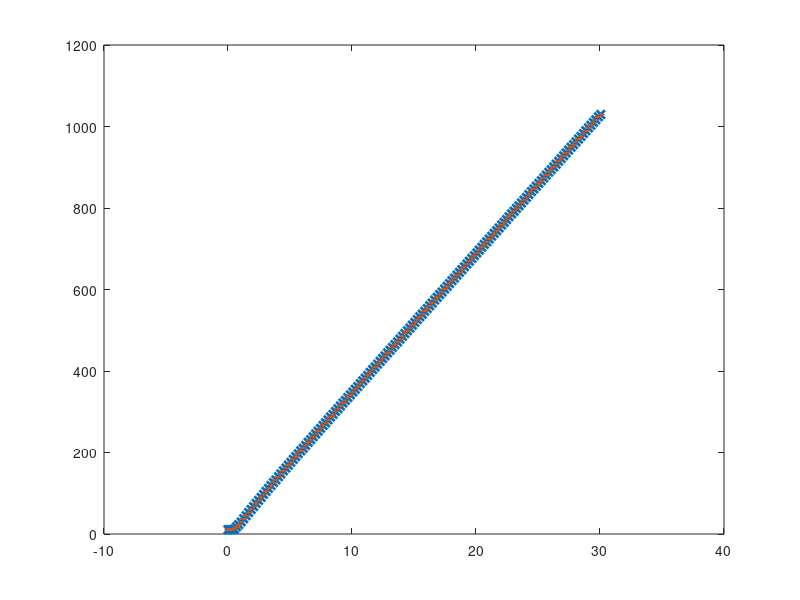

Reproduce this figure in MATLAB. (Note: this script raises an error after producing the figure.)
clear;
close all;

load('maxVolume1.mat')

[P,S] = polyfit(Time, pTorr, 1); 

fig = figure(1);
h1 = plot(Time, pTorr,'x', 'Linewidth', 2);
hold on
e = errorbar(Time, pTorr, stdDev, '.'); 
e.LineWidth = 2.5;
h2 = plot(Time, P(1)*Time + P(2), 'Linewidth', 1.5);


ax = gca;
ax.FontName = 'LaTeX';
ax.TickLabelInterpreter = 'LaTeX';
ax.FontSize = 18;
ax.XColor = 'k';
ax.YColor = 'k';

ax.YLabel.String = ('Pressure(mTorr)');
ax.YLabel.FontSize = 16;
ax.YLabel.FontWeight = 'bold';
ax.YLabel.Color = 'k';

ax.XLabel.String = ('Time (s)');
ax.XLabel.FontSize = 16;
ax.XLabel.FontWeight = 'bold';
ax.XLabel.Color = 'k';

ax.Box = 'off';
ax.LineWidth = 1.5;
%ax.Color = [25, 25, 25]/255;
ax.XLim = [0,30];
ax.YGrid = 'on';
ax.XMinorTick = 'on';
ax.YMinorTick = 'on';

t = title('Pressure of Process Chamber Vs Time');
t.Color = 'k';
t.Interpreter = 'LaTeX';
t.FontSize = 24;